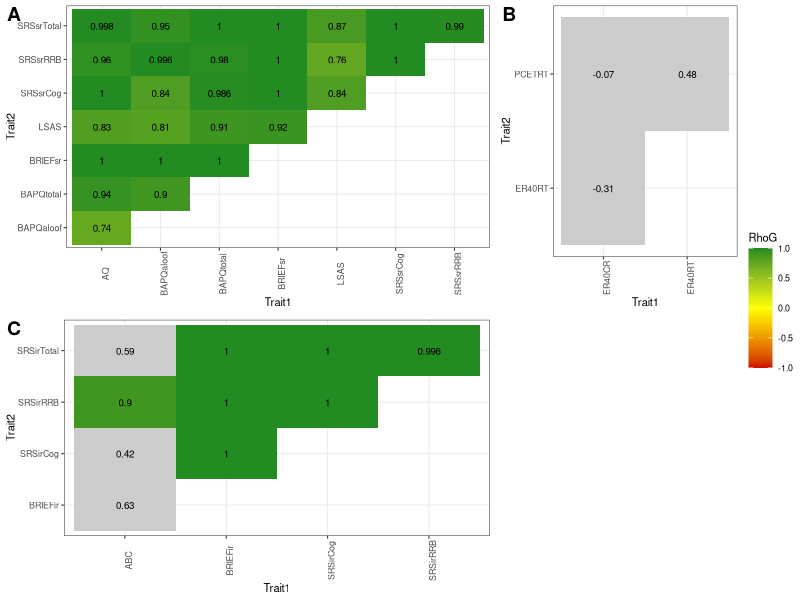

Generate this figure with R:
# bivariate heritability graphing
# incorporate p-values by greying squares for values now passing significance

library(readxl)
library(Hmisc)
library(corrplot)
library(ggplot2)
library(ggpubr)

# Read in and format data -------------------------------------------------
setwd("~/Sheets & Scripts/Heritability figures") #set working directory
df <- read_excel("heritability_results_bivar_11.19.20.xlsx")

df$RhoGoriginal <- df$RhoG
for(i in 1:nrow(df)){
  if (df[i,"BH_sig"] == "N"){
    df[i,"RhoG"] <- NA
  }
}

cnp <- subset(df, df$Source=="CNP")
#cut out traits that are not heritable
cnp <- subset(cnp, Trait1 != "PCETACC" & Trait1 != "PMATCR" & 
                Trait1 != "PMATRT" & Trait2 != "PCETACC" & 
                Trait2 != "PMATCR" & Trait2 != "PMATRT" )

sr <- subset(df,df$Source=="Self Report")
ir <- subset(df,df$Source=="Informant Report")

# ggplot heat map ---------------------------------------------------------
#maybe deepskyblue for the high
p1 <- ggplot(data = cnp, aes(x=Trait1, y=Trait2, fill=RhoG)) + 
  geom_tile()+theme_bw() +
  geom_text(aes(Trait1, Trait2, label = RhoGoriginal), color = "black", size = 2.5) +
  scale_fill_gradient2(high = "forestgreen", low = "red3", mid = "yellow", 
                       midpoint = 0, limit = c(-1,1), na.value = "grey80")+
  theme_bw(base_size = 8)+
  theme(axis.text.x = element_text(angle = 90)) 

p2 <- ggplot(data = sr, aes(x=Trait1, y=Trait2, fill=RhoG)) + 
  geom_tile()+theme_bw() +
  geom_text(aes(Trait1, Trait2, label = RhoGoriginal), color = "black", size = 2.5) +
  scale_fill_gradient2(high = "forestgreen", low = "red3", mid = "yellow", 
                       midpoint = 0, limit = c(-1,1), na.value = "grey80") +
  theme_bw(base_size = 8)+
  theme(axis.text.x = element_text(angle = 90))

p3 <- ggplot(data = ir, aes(x=Trait1, y=Trait2, fill=RhoG)) + 
  geom_tile()+theme_bw() +
  geom_text(aes(Trait1, Trait2, label = RhoGoriginal), color = "black", size = 2.5) +
  scale_fill_gradient2(high = "forestgreen", low = "red3", mid = "yellow", 
                       midpoint = 0, limit = c(-1,1), na.value = "grey80")+
  theme_bw(base_size = 8)+
  theme(axis.text.x = element_text(angle = 90))

png("Figure5.png", width = 1800, height = 1200, units = 'px', res = 300)
ggarrange(p2,p1,p3,
          ncol = 2,
          nrow = 2,
          widths = c(1.2,0.6),
          heights = c(1.1,1),
          labels = "AUTO",
          common.legend = TRUE, 
          legend = "right")
dev.off()
